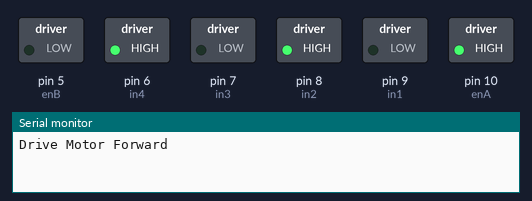
A sketch run on a simulated Arduino Uno, built with avr-gcc and run on an emulated ATmega328P. Parts: switched loads named in the sketch (green lamp = pin HIGH), the last lines printed to the serial monitor.

Above: at 0.05 s.
At 3.95 s:
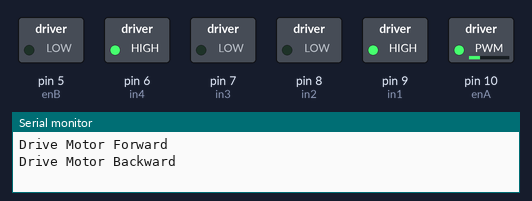
Timing chart, 0 to 5.2 s (numbered marks = the images above):
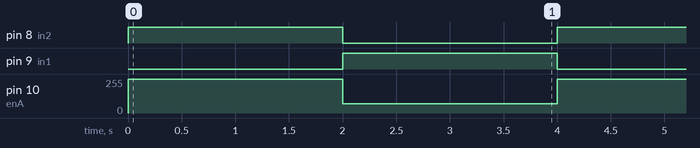

Measured:
- by itself, pin 8 (in2), pin 9 (in1): alternates HIGH for 2.0 s and LOW for 2.0 s
- by itself, pin 10 (enA): alternates 255/255 for 2.0 s and 70/255 for 2.0 s

The sketch:

Ex1.ino
```cpp
/*  Arduino DC Motor L298N Module H-bridge DC Motor
    By Chen The Design Maker  chenthedesignmaker.com
*/

//Define all the connections maps to the L298N
#define enA 10
#define in1 9
#define in2 8

#define in3 7
#define in4 6
#define enB 5

void setup() {
  Serial.begin(9600);
    // Setup pin mode
  pinMode(enA, OUTPUT);
  pinMode(in1, OUTPUT);
  pinMode(in2, OUTPUT);
  pinMode(enB, OUTPUT);
  pinMode(in3, OUTPUT);
  pinMode(in4, OUTPUT);
  // Set initial direction and speed
  digitalWrite(enA, LOW);
  digitalWrite(enB, LOW);
  digitalWrite(in1, LOW);
  digitalWrite(in2, HIGH);
  digitalWrite(in3, LOW);
  digitalWrite(in4, HIGH);
}

void loop() {
  //Drive Motor Forward
  analogWrite(enA, 255);
  digitalWrite(in1, LOW);
  digitalWrite(in2, HIGH);
  Serial.println("Drive Motor Forward");

  delay(2000);

  //Drive Motor Backward
  analogWrite(enA, 70);
  digitalWrite(in1, HIGH);
  digitalWrite(in2, LOW);
  Serial.println("Drive Motor Backward");

  delay(2000);

}
```
